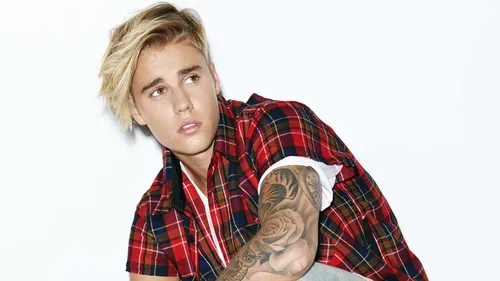
#> input picture People2/Justin Bieber/351938.webp, 500 x 281 px, found by its file name; its folder holds only this picture in this run
$ python face_training.py
#> lines starting #> are read from the running program, lines starting #| are printed output that depends on the picture
import cv2 as cv
import os
import numpy as np

people = []
for i in os.listdir(r'/Users/mtsfrancisco/Documents/Opencv-freecodecamp/People2'):
    people.append(i)
#> pass 2 of the loop `for i in os.listdir(r'/Users/mtsfrancisco/Documents/Opencv-freecodecam..`:

DIR = r'/Users/mtsfrancisco/Documents/Opencv-freecodecamp/People2'

haar_cascade = cv.CascadeClassifier('haar_face.xml')


features = []
labels = []
print(people)


def create_train():
    for person in people:
        path = os.path.join(DIR, person)
        label = people.index(person)

        for img in os.listdir(path):
            img_path = os.path.join(path,img)

            img_array = cv.imread(img_path)
#> img_array is the input picture: shape (281, 500, 3); mean B, G, R 190.6, 193.2, 205.2
            if img_array is None:
                continue

            gray = cv.cvtColor(img_array, cv.COLOR_BGR2GRAY)
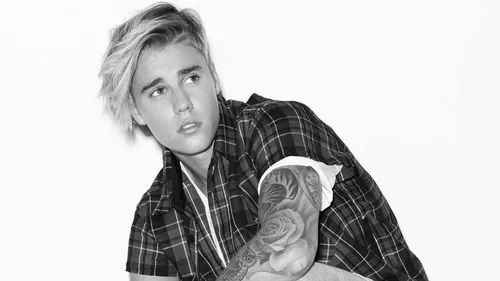
#> gray: shape (281, 500); min 0, max 255, mean 196.4

            faces_rect = haar_cascade.detectMultiScale(gray, scaleFactor=1.1, minNeighbors=4)
#> faces_rect = ()

            for (x,y,w,h) in faces_rect:
                faces_roi = gray[y:y+h, x:x+w]
                features.append(faces_roi)
                labels.append(label)
#> this loop made 0 passes
#> after the loop, features = []; labels = []
#> pass 2 of the loop in create_train, `for person in people:`:
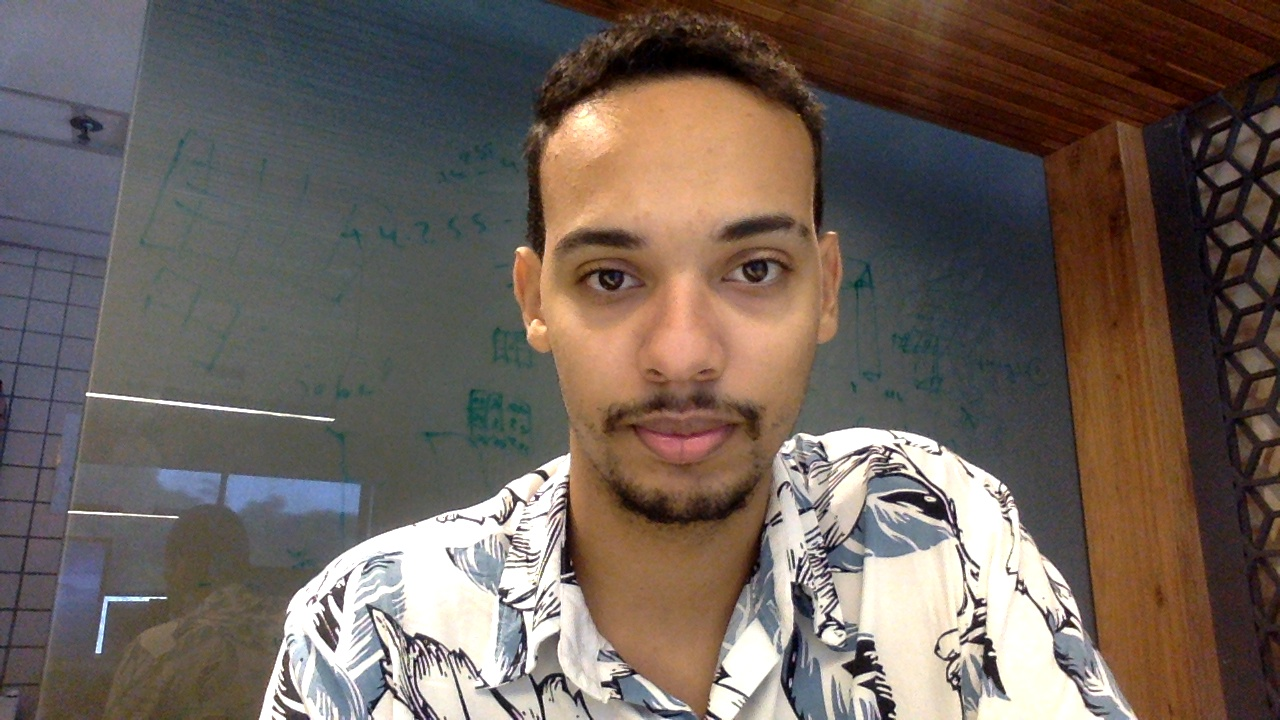
#> input picture People2/Malta/361b4fd6-16a9-11ef-a64e-6030d46d8a24.jpg, 1280 x 720 px, found by its file name
#> in create_train, img_array is the input picture: shape (720, 1280, 3); mean B, G, R 90.4, 98, 110.4
#> in create_train, `gray = cv.cvtColor(img_array, cv.COLOR_BGR2GRAY)`:
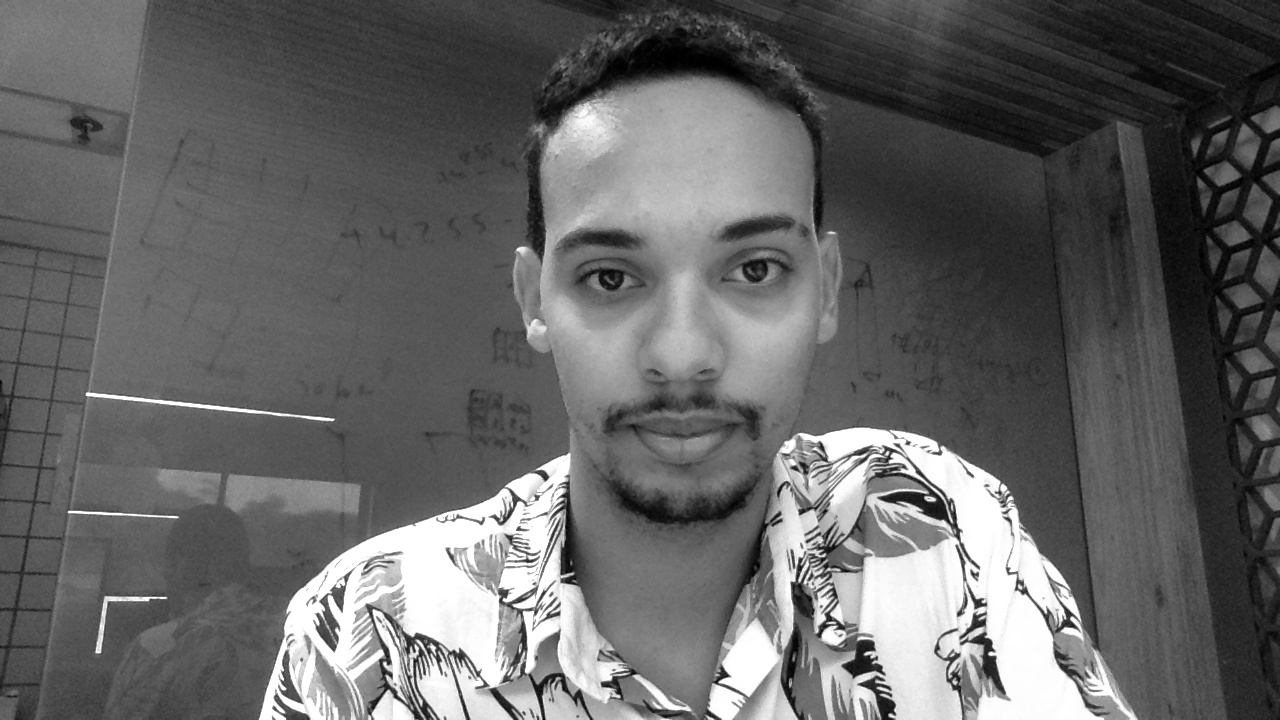
#> gray: shape (720, 1280); min 0, max 255, mean 100.8
#> faces_rect = [[1200, 224, 60, 60], [1208, 284, 65, 65], [475, 111, 417, 417]]
#> the loop in create_train, `for (x,y,w,h) in faces_rect:` made 3 passes
#> pass 3, in create_train, `faces_roi = gray[y:y+h, x:x+w]`:
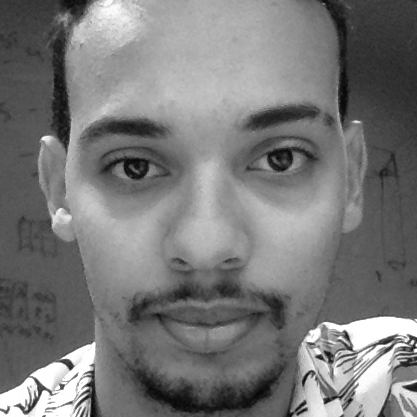
#> faces_roi: shape (417, 417); min 4, max 255, mean 120.3
#> after the loop in create_train, `for (x,y,w,h) in faces_rect:`: features = 3 items; labels = [1, 1, 1]


create_train()
print('Treinamento concluido ---------------')

print(len(features))
#| 3
print(len(labels))
#| 3

features = np.array(features, dtype='object')
labels = np.array(labels)

face_recognizer = cv.face.LBPHFaceRecognizer_create()

# Train the Recognizer on the features list and the labels list
face_recognizer.train(features,labels)

face_recognizer.save('face_trained.yml')
np.save('features.npy', features)
np.save('labels.npy', labels)
